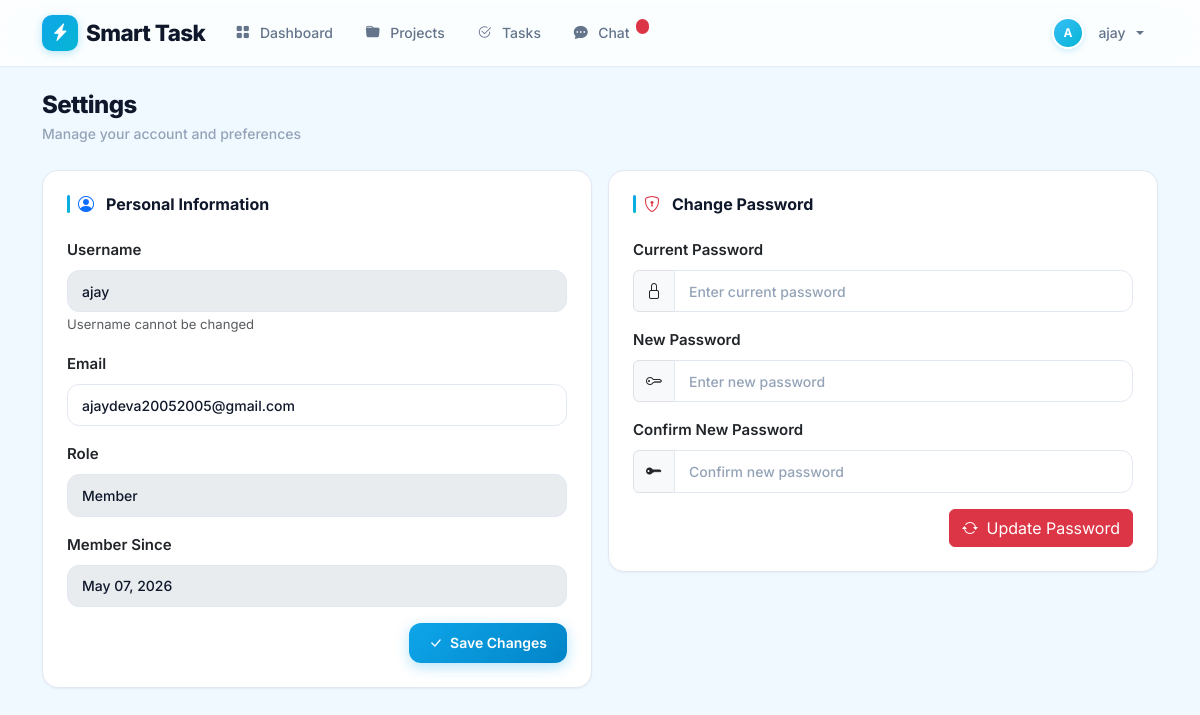
/settings (signed in), run on the app's committed database.
### app.py (models this page shows)
class User(db.Model):
    id = db.Column(db.Integer, primary_key=True)
    username = db.Column(db.String(80), unique=True, nullable=False)
    email = db.Column(db.String(120), unique=True, nullable=False)
    password = db.Column(db.String(200), nullable=False)
    role = db.Column(db.String(20), default='member')  # admin or member
    created_at = db.Column(db.DateTime, default=datetime.utcnow)
    owned_projects = db.relationship('Project', backref='owner', lazy=True, foreign_keys='Project.owner_id')
    member_projects = db.relationship('Project', secondary=project_members, backref='members')
    assigned_tasks = db.relationship('Task', backref='assignee', lazy=True, foreign_keys='Task.assigned_to')
    created_tasks = db.relationship('Task', backref='creator', lazy=True, foreign_keys='Task.created_by')

### app.py (the view, shortened to what this page needs)
@app.route('/settings', methods=['GET', 'POST'])
@login_required
def settings():
    user = User.query.get(session['user_id'])
    return render_template('settings.html', user=user)

### app.py (called while the page is built)
def login_required(f):
    @wraps(f)
    def decorated_function(*args, **kwargs):
        if 'user_id' not in session:
            flash('Please login first.', 'error')
            return redirect(url_for('login'))
        return f(*args, **kwargs)
    return decorated_function

@app.context_processor
def inject_unread_messages():
    has_unread = False
    if 'user_id' in session:
        user_id = session['user_id']
        chat_status = UserChatStatus.query.filter_by(user_id=user_id).first()
        last_read = chat_status.last_read_at if chat_status else datetime.min
        unread = Message.query.filter(
            (Message.created_at > last_read) &
            (Message.sender_id != user_id) &
            (
                (Message.receiver_id == user_id) |
                (Message.is_broadcast == True) |
                (Message.group_id != None)
            )
        ).first()
        has_unread = unread is not None
    return dict(has_unread_messages=has_unread)

### templates/settings.html (shortened to what this page needs)
{% extends "base.html" %}
{% block content %}
<div class="d-flex justify-content-between align-items-center mb-4 flex-wrap gap-3">
    <div class="page-header mb-0">
        <h2 class="mb-1">Settings</h2>
        <p class="mb-0">Manage your account and preferences</p>
    </div>
</div>
<div class="row g-3">
    <div class="col-lg-6">
        <div class="card p-4 animate-fade-up">
            <h5 class="section-title mb-4"><i class="bi bi-person-circle text-primary me-1"></i>Personal Information</h5>
            <form method="POST" action="{{ url_for('settings') }}">
                <div class="mb-3">
                    <label class="form-label fw-semibold">Username</label>
                    <input type="text" class="form-control" value="{{ user.username }}" disabled>
                    <small class="text-muted">Username cannot be changed</small>
                </div>
                <div class="mb-3">
                    <label class="form-label fw-semibold">Email</label>
                    <input type="email" name="email" class="form-control" value="{{ user.email }}" required>
                </div>
                <div class="mb-3">
                    <label class="form-label fw-semibold">Role</label>
                    <input type="text" class="form-control" value="{{ user.role|capitalize }}" disabled>
                </div>
                <div class="mb-3">
                    <label class="form-label fw-semibold">Member Since</label>
                    <input type="text" class="form-control" value="{{ user.created_at.strftime('%b %d, %Y') if user.created_at else 'N/A' }}" disabled>
                </div>
                <div class="d-flex justify-content-end">
                    <button type="submit" class="btn btn-primary">
                        <i class="bi bi-check-lg me-1"></i> Save Changes
                    </button>
                </div>
            </form>
        </div>
    </div>
    <div class="col-lg-6">
        <div class="card p-4 animate-fade-up" style="animation-delay: 0.1s;">
            <h5 class="section-title mb-4"><i class="bi bi-shield-lock text-danger me-1"></i>Change Password</h5>
            <form method="POST" action="{{ url_for('settings') }}">
                <div class="mb-3">
                    <label class="form-label fw-semibold">Current Password</label>
                    <div class="input-group">
                        <span class="input-group-text bg-light"><i class="bi bi-lock"></i></span>
                        <input type="password" name="current_password" class="form-control" placeholder="Enter current password" required>
                    </div>
                </div>
                <div class="mb-3">
                    <label class="form-label fw-semibold">New Password</label>
                    <div class="input-group">
                        <span class="input-group-text bg-light"><i class="bi bi-key"></i></span>
                        <input type="password" name="new_password" class="form-control" placeholder="Enter new password" required>
                    </div>
                </div>
                <div class="mb-3">
                    <label class="form-label fw-semibold">Confirm New Password</label>
                    <div class="input-group">
                        <span class="input-group-text bg-light"><i class="bi bi-key-fill"></i></span>
                        <input type="password" name="confirm_password" class="form-control" placeholder="Confirm new password" required>
                    </div>
                </div>
                <div class="d-flex justify-content-end">
                    <button type="submit" class="btn btn-danger">
                        <i class="bi bi-arrow-repeat me-1"></i> Update Password
                    </button>
                </div>
            </form>
        </div>
    </div>
</div>
{% endblock %}

### templates/base.html (shortened to what this page needs)
<!DOCTYPE html>
<html lang="en">
<head>
    <link href="https://cdn.jsdelivr.net/npm/bootstrap@5.3.2/dist/css/bootstrap.min.css" rel="stylesheet">
    <link rel="stylesheet" href="https://cdn.jsdelivr.net/npm/bootstrap-icons@1.11.1/font/bootstrap-icons.css">
</head>
<body>
    {% if session.user_id %}
    <nav class="navbar navbar-expand-lg sticky-top">
        <div class="container">
            <a class="navbar-brand" href="{{ url_for('dashboard') }}">
                <span class="brand-icon"><i class="bi bi-lightning-charge-fill"></i></span>Smart Task
            </a>
            <div class="collapse navbar-collapse" id="navMenu">
                <ul class="navbar-nav me-auto gap-1">
                    <li class="nav-item">
                        <a class="nav-link {{ 'active' if request.endpoint == 'dashboard' else '' }}" href="{{ url_for('dashboard') }}">
                            <i class="bi bi-grid-fill me-1"></i> Dashboard
                        </a>
                    </li>
                    <li class="nav-item">
                        <a class="nav-link {{ 'active' if request.endpoint == 'projects' else '' }}" href="{{ url_for('projects') }}">
                            <i class="bi bi-folder-fill me-1"></i> Projects
                        </a>
                    </li>
                    <li class="nav-item">
                        <a class="nav-link {{ 'active' if request.endpoint == 'tasks' else '' }}" href="{{ url_for('tasks') }}">
                            <i class="bi bi-check2-circle me-1"></i> Tasks
                        </a>
                    </li>
                    <li class="nav-item">
                        <a class="nav-link {{ 'active' if request.endpoint == 'chat' else '' }}" href="{{ url_for('chat') }}">
                            <i class="bi bi-chat-dots-fill me-1"></i> Chat
                            {% if has_unread_messages %}<span class="badge bg-danger rounded-pill" style="font-size:0.55rem;transform:translateY(-6px);">&nbsp;</span>{% endif %}
                        </a>
                    </li>
                </ul>
                <ul class="navbar-nav">
                    <li class="nav-item dropdown">
                        <a class="nav-link dropdown-toggle d-flex align-items-center" href="#" role="button" data-bs-toggle="dropdown">
                            <div class="avatar-circle me-2" style="width:32px;height:32px;font-size:0.75rem;">{{ session.username[0]|upper }}</div>
                            <span>{{ session.username }}</span>
                        </a>
                    </li>
                </ul>
            </div>
        </div>
    </nav>
    {% endif %}
    <main class="{% if session.user_id %}py-4{% else %}vh-100 d-flex align-items-center{% endif %}">
        <div class="container">
            {% block content %}{% endblock %}
        </div>
    </main>
</body>
</html>

### templates/base.html (style rules this page uses)
:root { --primary: #0ea5e9; --primary-light: #38bdf8; --primary-dark: #0284c7; --accent: #06b6d4; --critical: #ef4444; --warning: #f59e0b; --safe: #10b981; --bg: #f0f9ff; --bg-surface: #ffffff; --text: #0f172a; --text-secondary: #64748b; --text-muted: #94a3b8; --border: #e2e8f0; --shadow-sm: 0 1px 2px 0 rgb(0 0 0 / 0.05); --shadow: 0 1px 3px 0 rgb(0 0 0 / 0.1), 0 1px 2px -1px rgb(0 0 0 / 0.1); --shadow-md: 0 4px 6px -1px rgb(0 0 0 / 0.1), 0 2px 4px -2px rgb(0 0 0 / 0.1); --shadow-lg: 0 10px 15px -3px rgb(0 0 0 / 0.1), 0 4px 6px -4px rgb(0 0 0 / 0.1); --shadow-xl: 0 20px 25px -5px rgb(0 0 0 / 0.1), 0 8px 10px -6px rgb(0 0 0 / 0.1); --radius-sm: 8px; --radius: 12px; --radius-lg: 16px; --radius-xl: 24px; --transition: all 0.25s cubic-bezier(0.4, 0, 0.2, 1); --font-sans: 'Inter', ui-sans-serif, system-ui, -apple-system, sans-serif; }
* { font-family: var(--font-sans); box-sizing: border-box; }
html { scroll-behavior: smooth; }
body { background: var(--bg); color: var(--text); min-height: 100vh; font-size: 0.9375rem; line-height: 1.6; -webkit-font-smoothing: antialiased; -moz-osx-font-smoothing: grayscale; }
.navbar { background: rgba(255,255,255,0.8); backdrop-filter: blur(16px) saturate(1.8); -webkit-backdrop-filter: blur(16px) saturate(1.8); border-bottom: 1px solid rgba(226,232,240,0.8); box-shadow: 0 0 0 1px rgba(0,0,0,0.02); padding: 0.6rem 0; position: sticky; top: 0; z-index: 1020; }
.navbar-brand { font-weight: 800; font-size: 1.4rem; color: var(--text) !important; letter-spacing: -0.025em; display: flex; align-items: center; gap: 0.5rem; }
.navbar-brand .brand-icon { width: 36px; height: 36px; border-radius: 10px; background: linear-gradient(135deg, var(--primary), var(--accent)); display: inline-flex; align-items: center; justify-content: center; color: white; font-size: 1.1rem; box-shadow: 0 2px 8px rgba(14,165,233,0.3); }
.nav-link { color: var(--text-secondary) !important; font-weight: 500; font-size: 0.875rem; padding: 0.45rem 0.9rem !important; border-radius: var(--radius); transition: var(--transition); position: relative; display: flex; align-items: center; gap: 0.4rem; }
.card { border: 1px solid var(--border); border-radius: var(--radius-lg); background: var(--bg-surface); box-shadow: var(--shadow-sm); transition: var(--transition); }
.btn-primary { background: linear-gradient(135deg, var(--primary), var(--primary-dark)); border: none; border-radius: var(--radius); font-weight: 600; padding: 0.6rem 1.25rem; font-size: 0.875rem; box-shadow: 0 4px 14px rgba(14,165,233,0.3); transition: var(--transition); color: white; }
.form-control, .form-select { border-radius: var(--radius); border: 1.5px solid var(--border); padding: 0.6rem 0.875rem; font-weight: 500; font-size: 0.875rem; background: var(--bg-surface); color: var(--text); transition: var(--transition); }
.form-control::placeholder { color: var(--text-muted); }
.section-title { font-weight: 700; font-size: 1rem; color: var(--text); display: flex; align-items: center; gap: 0.5rem; }
.section-title::before { content: ''; width: 3px; height: 18px; border-radius: 2px; background: linear-gradient(180deg, var(--primary), var(--accent)); }
.page-header { margin-bottom: 1.5rem; }
.page-header h2 { font-weight: 800; font-size: 1.5rem; letter-spacing: -0.025em; color: var(--text); }
.page-header p { color: var(--text-muted); font-size: 0.875rem; margin-top: 0.25rem; font-weight: 500; }
.avatar-circle { width: 34px; height: 34px; border-radius: 50%; background: linear-gradient(135deg, var(--primary-light), var(--accent)); display: inline-flex; align-items: center; justify-content: center; color: white; font-weight: 700; font-size: 0.75rem; box-shadow: 0 2px 6px rgba(14,165,233,0.2); border: 2px solid white; }
.animate-fade-up { animation: fadeInUp 0.5s cubic-bezier(0.4,0,0.2,1) forwards; }

### data on the page
User: username "ajay", email "ajaydeva20052005@gmail.com", role "Member", created_at "May 07, 2026"

### other printed values
{{ session.username[0]|upper }} "A"
